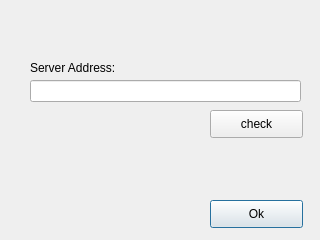
<?xml version="1.0" encoding="UTF-8"?>
<ui version="4.0">
 <class>Dialog</class>
 <widget class="QDialog" name="Dialog">
  <property name="geometry">
   <rect>
    <x>0</x>
    <y>0</y>
    <width>320</width>
    <height>240</height>
   </rect>
  </property>
  <property name="windowTitle">
   <string>Dialog</string>
  </property>
  <widget class="QLabel" name="label">
   <property name="geometry">
    <rect>
     <x>30</x>
     <y>60</y>
     <width>121</width>
     <height>16</height>
    </rect>
   </property>
   <property name="text">
    <string>Server Address:</string>
   </property>
  </widget>
  <widget class="QLineEdit" name="serverAddress">
   <property name="geometry">
    <rect>
     <x>30</x>
     <y>80</y>
     <width>271</width>
     <height>22</height>
    </rect>
   </property>
  </widget>
  <widget class="QPushButton" name="pushButton">
   <property name="geometry">
    <rect>
     <x>210</x>
     <y>200</y>
     <width>93</width>
     <height>28</height>
    </rect>
   </property>
   <property name="text">
    <string>Ok</string>
   </property>
  </widget>
  <widget class="QPushButton" name="pushButton_2">
   <property name="geometry">
    <rect>
     <x>210</x>
     <y>110</y>
     <width>93</width>
     <height>28</height>
    </rect>
   </property>
   <property name="text">
    <string>check</string>
   </property>
  </widget>
 </widget>
 <resources/>
 <connections>
  <connection>
   <sender>pushButton</sender>
   <signal>clicked()</signal>
   <receiver>Dialog</receiver>
   <slot>close()</slot>
   <hints>
    <hint type="sourcelabel">
     <x>218</x>
     <y>214</y>
    </hint>
    <hint type="destinationlabel">
     <x>182</x>
     <y>193</y>
    </hint>
   </hints>
  </connection>
 </connections>
</ui>
